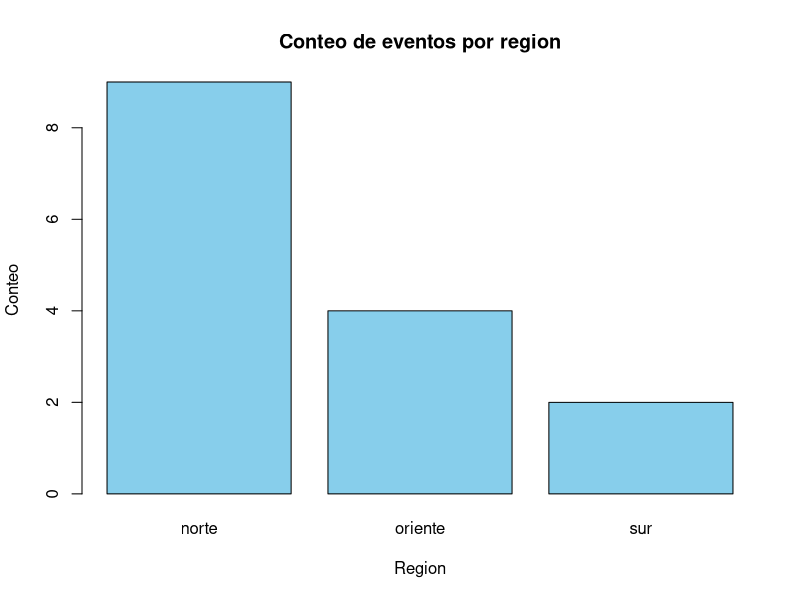

This chart was generated by the following R code:
### Datos personales ###
# Nombre: Reuben Rhienhart
# Numero de control: 20112048
# Grupo: H
# Ejercicio 6: Series de tiempo
setwd(file.path(Sys.getenv("HOME"), "R"))

# Importar "./data/eventos.csv"
eventos <- read.csv("./data/eventos.csv")

# Limpieza de datos y variables

## Borrar espacios
eventos$Fecha <- trimws(eventos$Fecha)
eventos$Region <- trimws(eventos$Region)
eventos$Evento <- trimws(eventos$Evento)
eventos$Ingresos <- trimws(eventos$Ingresos)
eventos$Gastos <- trimws(eventos$Gastos)
eventos$Beneficio <- trimws(eventos$Beneficio)

## Convertir a minusculas
eventos$Region <- tolower(eventos$Region)
eventos$Evento <- tolower(eventos$Evento)
eventos$Ingresos <- tolower(eventos$Ingresos)
eventos$Gastos <- tolower(eventos$Gastos)
eventos$Beneficio <- tolower(eventos$Beneficio)

# Factorizacion de variables categoricas
eventos$Region <- as.factor(eventos$Region)
eventos$Evento <- as.factor(eventos$Evento)
head(eventos)

# Conteo de variables categoricas
count_region <- table(eventos$Region)
count_evento <- table(eventos$Evento)

# Grafica de barras
X11()
barplot(
  height = count_region,
  main = "Conteo de eventos por region",
  col = "skyblue",
  xlab = "Region",
  ylab = "Conteo"
)
